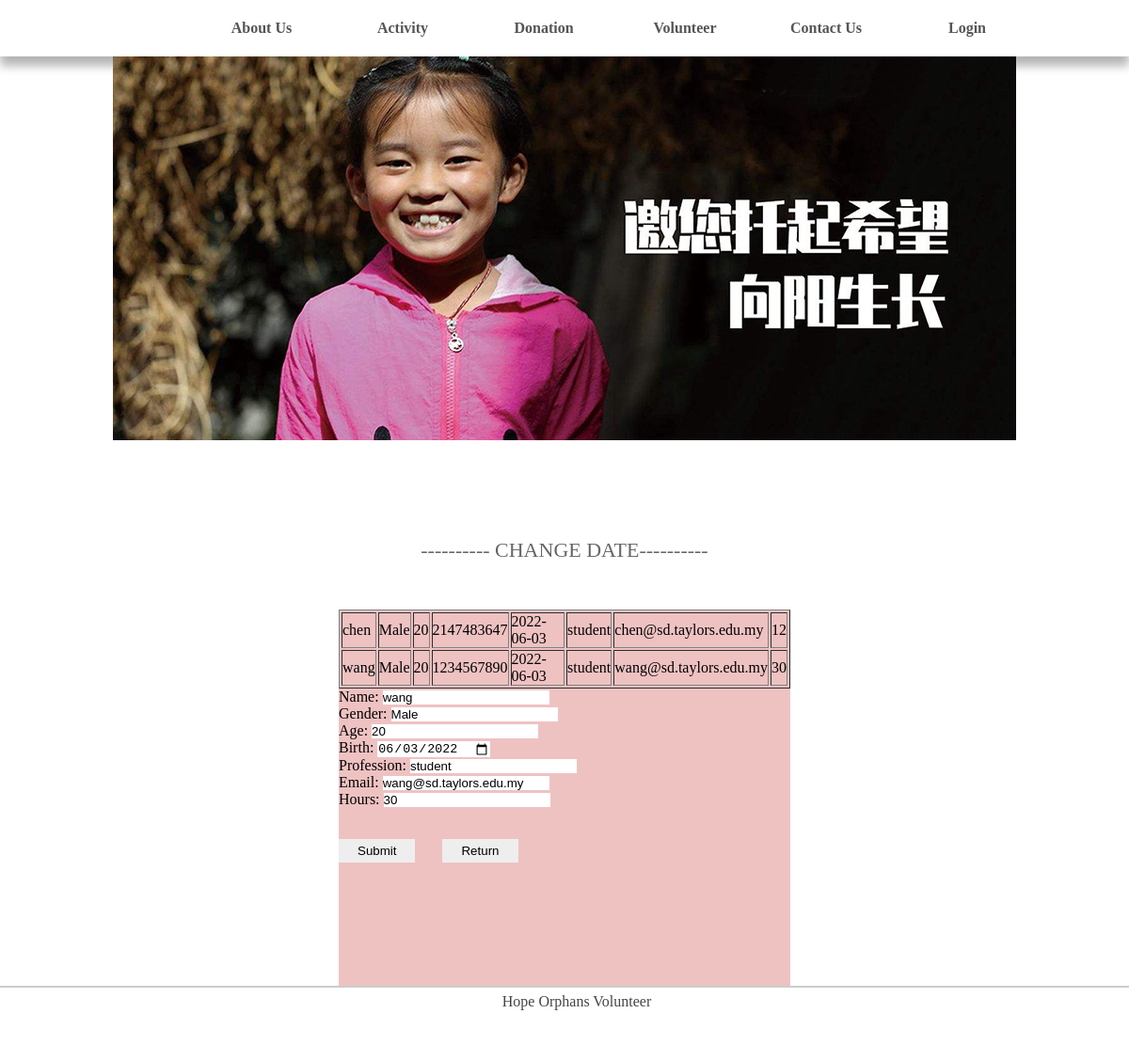
Screenshot of /change.php with the database file from the repository.
### tables this page shows
CREATE TABLE `volunteer` (
  `id` int(11) NOT NULL COMMENT 'ID',
  `name` varchar(50) NOT NULL,
  `gender` varchar(50) NOT NULL,
  `age` int(20) NOT NULL,
  `phone` int(50) NOT NULL,
  `birth` date NOT NULL,
  `profession` varchar(50) NOT NULL,
  `email` varchar(128) NOT NULL,
  `hours` int(50) NOT NULL
);

### change.php (the view, shortened to what this page needs)
<!DOCTYPE html>
<html lang="en">
<head>
    <link rel="stylesheet" href="css/contact.css">
    <link rel="stylesheet" href="css/base.css">
</head>
<body>
    <div class="header">
        <div class="w">
            <ul >
                <li><a href="login.php">Login</a></li>
                <li><a href="contact.php" >Contact Us</a></li>
                <li><a href="volunteer.php" >Volunteer</a></li>
                <li><a href="donation.php" >Donation</a></li>
                <li><a href="activity.html" >Activity</a></li>
                <li><a href="about.html" >About Us</a></li>
                <li><a href="index.html">Home</a></li>
            </ul>
        </div>
    </div>
    <div class="fla c">
        <img src="images/banner3.jpg">
    </div>
    <div class="null c"></div>
    <div class="title">
        <h5>---------- CHANGE DATE----------</h5>
    </div>
    <div class="llp c">
        <?php
        $pdo = new PDO('mysql:host=localhost;port=3306;dbname=wap',
            'root', '');
        $stmt = $pdo->query("SELECT name, gender, age, phone, birth, profession, email, hours FROM volunteer");
        $rows = $stmt->fetchAll(PDO::FETCH_ASSOC);
        echo '<table border="1">'."\n";
        foreach ( $rows as $row ) {
             echo "<tr><td>";
             echo($row['name']);
             echo("</td><td>");
             echo($row['gender']);
             echo("</td><td>");
             echo($row['age']);
             echo("</td><td>");
             echo($row['phone']);
             echo("</td><td>");
             echo($row['birth']);
             echo("</td><td>");
             echo($row['profession']);
             echo("</td><td>");
             echo($row['email']);
             echo("</td><td>");
             echo($row['hours']);
             echo("</td></tr>\n");
        }
        echo "</table>\n";
        ?>
        <form method="post">
           <label>Name: </label><input type="text" name="name" value="<?php echo $row['name']?>"><br/>
           <label>Gender: </label><input type="text" name="gender" value="<?php echo $row['gender']?>"><br/>
           <label>Age: </label><input type="text" name="age" value="<?php echo $row['age']?>"><br/>
           <label>Birth: </label><input type="date" name="birth" value="<?php echo $row['birth']?>"><br/>
           <label>Profession: </label><input type="text" name="profession" value="<?php echo $row['profession']?>"><br/>
           <label>Email: </label><input type="text" name="email" value="<?php echo $row['email']?>"><br/>
           <label>Hours: </label><input type="text" name="hours" value="<?php echo $row['hours']?>"><br/>
           <br><input type="submit" class="btn" value="Submit" name="Submit">
           <input type="submit" class="btn" value="Return" name="Return" formaction="login.php">
        </form>
    </div>
    <div class="footer">
        <div class="copyright w">
            <p>Hope Orphans Volunteer</p>
        </div>
    </div>
</body>
</html>

### css/contact.css (style rules this page uses)
.title { margin-top: 50px; }
.title h5 { font-size: 22px; text-align: center; color: #666; font-weight: normal; margin: 20px 0 50px 0; }

### css/base.css (style rules this page uses)
.w { width: 1226px; margin: 0 auto; overflow: hidden; }
.c { width: 960px; margin: 0 auto; overflow: hidden; }
.null { height: 50px; }
ul { list-style: none; }
a, blockquote, body, button, dd, dl, dt, fieldset, form, h1, h2, h3, h4, h5, h6, hr, input, legend, li, ol, p, pre, td, textarea, th, ul { margin: 0; padding: 0; }
a { text-decoration: none; font-size: 12px; }
input, button { border: 0; outline: none; }
.header { background-color: #fff; width: 100%; height: 60px; box-shadow: 0 10px 10px rgba(0,0,0,.3); }
.header ul { margin: 0 auto; padding-left: 20px; height: 80px; width: 960px; }
.header li { float: right; height: 60px; width: 100px; text-align: center; line-height: 60px; margin: 0 20px; padding: 0 5px; }
.header li a { display: inline-block; color: #555; height: 60px; font-weight: 700; font-size: 16px; line-height: 50px; }
.footer { height: 80px; width: 100%; background-color: #fff; }
.copyright { border-top: 2px solid #ccc; }
.copyright p { color: #fff; color: #444; text-align: center; line-height: 30px; }

### change.php (style rules this page uses)
.llp { width: 40%; height: 400px; background-color: #efc2c2; }
.btn { margin-top:15px; background: #eee; border:none; padding: 5px 20px; margin-right: 25px; }

### rows the page displays
volunteer: name "chen", gender "Male", age "20", phone "2147483647", birth "2022-06-03", profession "student", email "chen@sd.taylors.edu.my", hours "12"
volunteer: name "wang", gender "Male", age "20", phone "1234567890", birth "2022-06-03", profession "student", email "wang@sd.taylors.edu.my", hours "30", birth "06/03/2022"
